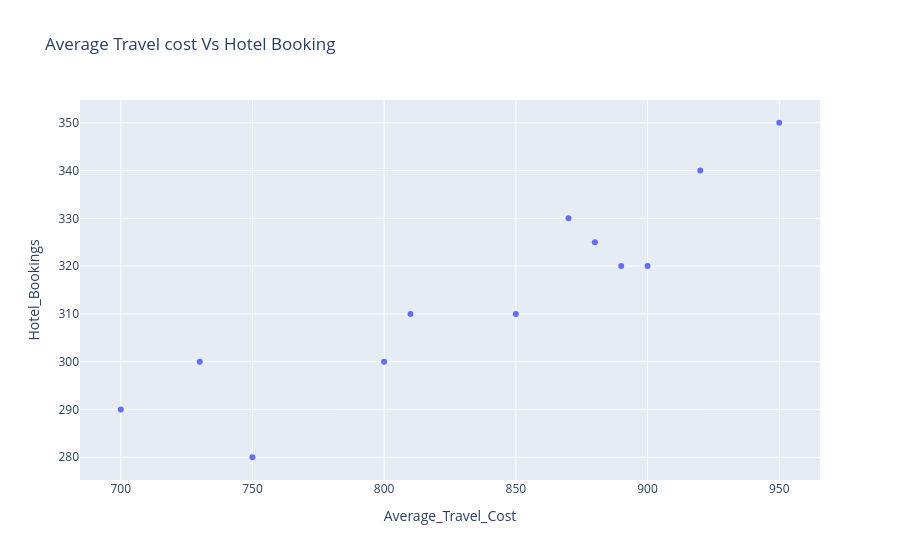

Source (notebook cell):
### Code cell
fig=px.scatter(df,x='Average_Travel_Cost',y='Hotel_Bookings',title='Average Travel cost Vs Hotel Booking')
fig.show()

### Figure 1 — Plotly figure (JSON) as saved in the notebook; plotly's stock layout.template omitted (floating-point values rounded to 4 significant figures)
{"data": [{"hovertemplate": "Average_Travel_Cost=%{x}<br>Hotel_Bookings=%{y}<extra></extra>", "legendgroup": "", "marker": {"color": "#636efa", "symbol": "circle"}, "mode": "markers", "name": "", "orientation": "v", "showlegend": false, "type": "scatter", "x": [800, 750, 900, 850, 700, 950, 920, 870, 890, 730, 810, 880], "xaxis": "x", "y": [300, 280, 320, 310, 290, 350, 340, 330, 320, 300, 310, 325], "yaxis": "y"}], "layout": {"legend": {"tracegroupgap": 0}, "title": {"text": "Average Travel cost Vs Hotel Booking"}, "xaxis": {"anchor": "y", "domain": [0, 1], "title": {"text": "Average_Travel_Cost"}}, "yaxis": {"anchor": "x", "domain": [0, 1], "title": {"text": "Hotel_Bookings"}}}}
